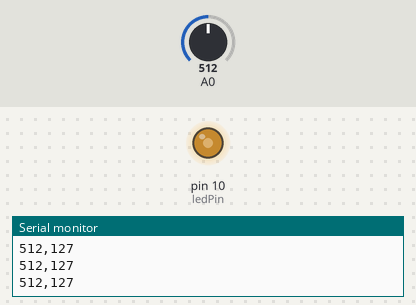
Recording of a sketch running on a simulated Arduino Uno, built with avr-gcc and run on an emulated ATmega328P. Parts: output pins drawn as LEDs (lit = HIGH), the last lines printed to the serial monitor. Inputs (shaded band) come from the test bench; at power-on: A0 = 512.

Above: at 1.2 s.
1.3 s: A0 set to 993
At 1.7 s:
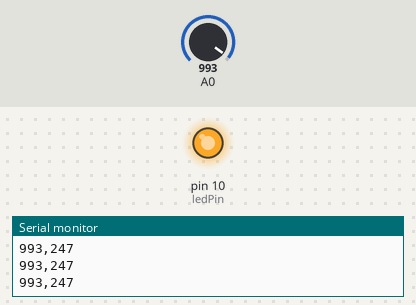
2.8 s: A0 set to 1018
At 4.0 s:
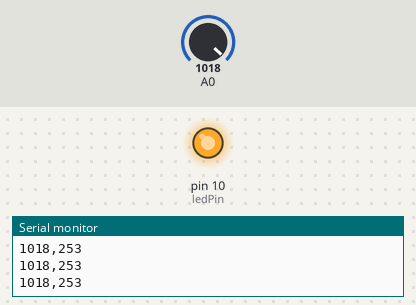
5.8 s: A0 set to 716
At 6.1 s:
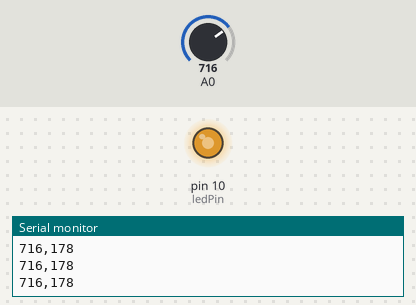
7.3 s: A0 set to 122
At 8.5 s:
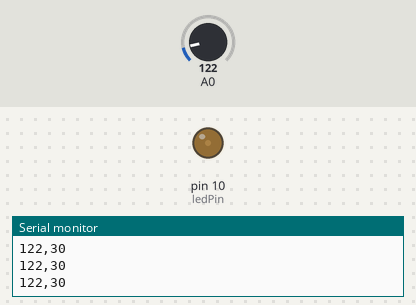
8.8 s: A0 set to 0
At 9.6 s:
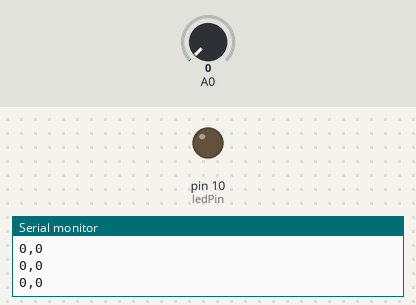
10.3 s: A0 set to 90
At 10.7 s:
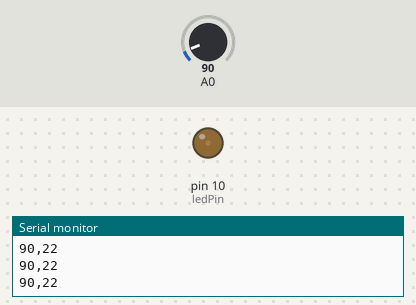
11.8 s: A0 set to 106
Timing chart, 0 to 14.3 s (numbered marks = the images above; inputs shaded):
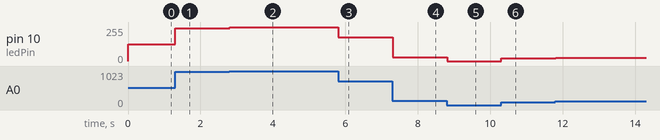

The sketch:

Potentiometer_LEDBRIGHTNESS.ino
```cpp
int ledPin = 10;
int ledBrightness = 0;
int sensorReading = 0;
void setup() {
  Serial.begin(9600);
  pinMode(ledPin,OUTPUT);
  pinMode(A0,INPUT);
}

void loop() {
   sensorReading = analogRead(A0);
   ledBrightness = map(sensorReading,0,1023,0,255);
   analogWrite(ledPin,ledBrightness);
   Serial.print(sensorReading);
   Serial.print(",");
   Serial.println(ledBrightness);
}
```

Measured:
- after the input at 1.3 s, pin 10 (ledPin): 127/255 → 247/255 at once
- after the input at 2.8 s, pin 10 (ledPin): 247/255 → 253/255 at once
- after the input at 5.8 s, pin 10 (ledPin): 253/255 → 178/255 at once
- after the input at 7.3 s, pin 10 (ledPin): 178/255 → 30/255 at once
- after the input at 8.8 s, pin 10 (ledPin): 30/255 → 0/255 at once
- after the input at 10.3 s, pin 10 (ledPin): 0/255 → 22/255 at once
- after the input at 11.8 s, pin 10 (ledPin): 22/255 → 26/255 at once
